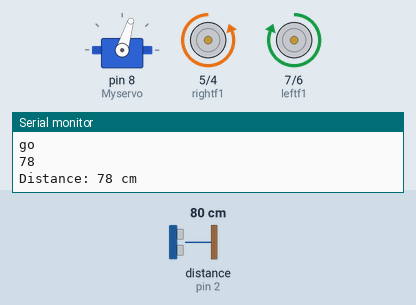
This sketch was run on a simulated Arduino Uno, built with avr-gcc and run on an emulated ATmega328P. Shown: servo, motor-driver pin pairs drawn as motors (green arrow = first pin HIGH = forward, orange = second pin HIGH = backward, longer = more drive), the last lines printed to the serial monitor. Wiring (inferred from the names in the program): ultrasonic range finder: trigger pin 3; echo pin 2. The inputs (shaded band) are chosen by the test bench; at power-on: distance to the obstacle (sensor on pin 2) 80 cm. The echo pulse lasts 58.3 µs per cm.

Above: at 1.2 s.
1.3 s: distance to the obstacle (sensor on pin 2) set to 12 cm
2.8 s: distance to the obstacle (sensor on pin 2) set to 9 cm
At 3.11 s:
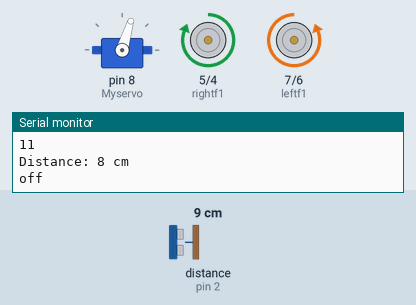
At 3.9 s:
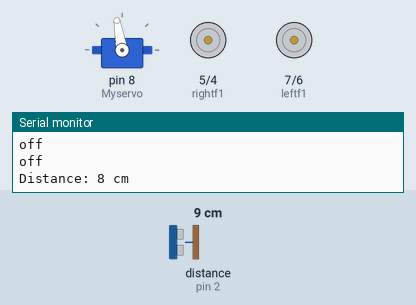
5.8 s: distance to the obstacle (sensor on pin 2) set to 18 cm
8.8 s: distance to the obstacle (sensor on pin 2) set to 2 cm
At 11.2 s:
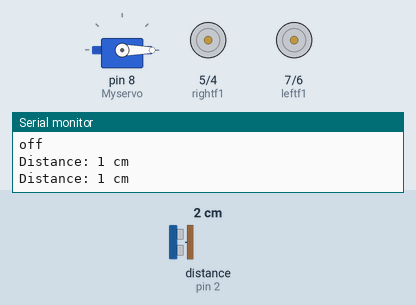
Timing chart, 0 to 12.8 s (numbered marks = the images above; inputs shaded):
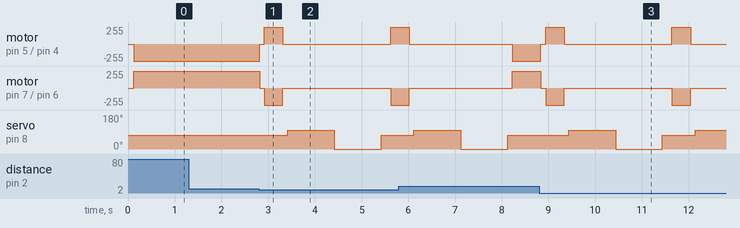

The sketch:

Self_Driving_project_Car.ino
```cpp
#define echoPin 2// attach pin D2 Arduino to pin Echo of HC-SR04
#define trigPin 3//attach pin D3 Arduino to pin Trig of HC-SR04
#include<Servo.h>
Servo Myservo;
int pos;
long duration; // variable for the duration of sound wave travel
int distance; // variable for the distance measurement


int leftf1=7;
int leftf2=6;
int rightf1=5;
int rightf2=4;
int distance1;
int distance2;

void setup()
{

          pinMode(leftf1, OUTPUT);
          pinMode(leftf2, OUTPUT);
          pinMode(rightf1, OUTPUT);
          pinMode(rightf2, OUTPUT);


        pinMode(trigPin, OUTPUT); // Sets the trigPin as an OUTPUT
        pinMode(echoPin, INPUT); // Sets the echoPin as an INPUT
        Serial.begin(9600); // // Serial Communication is starting with 9600 of baudrate speed
        Serial.println("Ultrasonic Sensor HC-SR04 Test"); // print some text in Serial Monitor
        Serial.println("with Arduino UNO R3");

          Serial.begin(9600);
          Myservo.attach(8);

}
void loop()
{


            pos  = 73;
            Myservo.write(pos);
            delay(100);


              sens();

          if(distance>10)
          {
            forward();
            Serial.println("go");
            Serial.println(distance);

            }


           else if (distance < 10)
          {

             off();
            Serial.println("off");
            delay(100);

            reverse();
             delay(400);
             off();
            Serial.println("off");
            delay(100);

            pos  = 100;
            Myservo.write(pos);
            sens1();
            delay(1000);

            pos  = -100;
            Myservo.write(pos);
            sens2();
            delay(1000);


            if(distance1 >  distance2)
            {


               anticlockwise();
               delay(1500);
                pos  = 73;
              Myservo.write(pos);
               delay(100);
                sens();
            forward();


              }

              else if(distance1 < distance2)
              {
                 clockwise();
                 delay(1500);
                     pos  = 73;
                  Myservo.write(pos);
                   delay(100);
                  sens();
                      forward();


                }


          }


}


void forward()
{
  Serial.println("forward");


   digitalWrite(leftf1, HIGH);   // turn the LED on (HIGH is the voltage level)
  digitalWrite(leftf2, LOW);   // turn the LED on (HIGH is the voltage level)
  digitalWrite(rightf1, LOW);   // turn the LED on (HIGH is the voltage level)
  digitalWrite(rightf2, HIGH);   // turn the LED on (HIGH is the voltage level)


  }
  void reverse()
  {

 digitalWrite(leftf1,LOW);   // turn the LED on (HIGH is the voltage level)
  digitalWrite(leftf2, HIGH);   // turn the LED on (HIGH is the voltage level)
  digitalWrite(rightf1, HIGH);   // turn the LED on (HIGH is the voltage level)
  digitalWrite(rightf2, LOW);   // turn the LED on (HIGH is the voltage level)    // wait for a second

    }
      void anticlockwise()
  {

  digitalWrite(leftf1, HIGH);   // turn the LED on (HIGH is the voltage level)
  digitalWrite(leftf2, LOW);   // turn the LED on (HIGH is the voltage level)
  digitalWrite(rightf1, HIGH);   // turn the LED on (HIGH is the voltage level)
  digitalWrite(rightf2, LOW);   // turn the LED on (HIGH is the voltage level)

    }
      void clockwise()
  {

  digitalWrite(leftf1, LOW);   // turn the LED on (HIGH is the voltage level)
   digitalWrite (leftf2, HIGH);   // turn the LED on (HIGH is the voltage level)
  digitalWrite(rightf1, LOW);   // turn the LED on (HIGH is the voltage level)
 digitalWrite(rightf2, HIGH);   // turn the LED on (HIGH is the voltage level)

    }
       void off()
  {

  digitalWrite(leftf1, LOW);   // turn the LED on (HIGH is the voltage level)
  digitalWrite(leftf2, LOW);   // turn the LED on (HIGH is the voltage level)
  digitalWrite(rightf1, LOW);   // turn the LED on (HIGH is the voltage level)
  digitalWrite(rightf2, LOW);   // turn the LED on (HIGH is the voltage level)

    }

          void sens()
    {

       digitalWrite(trigPin, LOW);
  delayMicroseconds(2);
  // Sets the trigPin HIGH (ACTIVE) for 10 microseconds
  digitalWrite(trigPin, HIGH);
  delayMicroseconds(10);
  digitalWrite(trigPin, LOW);
  // Reads the echoPin, returns the sound wave travel time in microseconds
  duration = pulseIn(echoPin, HIGH);
  // Calculating the distance
  distance = duration * 0.034 / 2; // Speed of sound wave divided by 2 (go and back)
  // Displays the distance on the Serial Monitor
  Serial.print("Distance: ");
  Serial.print(distance);
  Serial.println(" cm");
      }


       void sens1()
    {

       digitalWrite(trigPin, LOW);
  delayMicroseconds(2);
  // Sets the trigPin HIGH (ACTIVE) for 10 microseconds
  digitalWrite(trigPin, HIGH);
  delayMicroseconds(10);
  digitalWrite(trigPin, LOW);
  // Reads the echoPin, returns the sound wave travel time in microseconds
  duration = pulseIn(echoPin, HIGH);
  // Calculating the distance
  distance1 = duration * 0.034 / 2; // Speed of sound wave divided by 2 (go and back)
  // Displays the distance on the Serial Monitor
  Serial.print("Distance: ");
  Serial.print(distance1);
  Serial.println(" cm");
      }


       void sens2()
    {

          digitalWrite(trigPin, LOW);
  delayMicroseconds(2);
  // Sets the trigPin HIGH (ACTIVE) for 10 microseconds
  digitalWrite(trigPin, HIGH);
  delayMicroseconds(10);
  digitalWrite(trigPin, LOW);
  // Reads the echoPin, returns the sound wave travel time in microseconds
  duration = pulseIn(echoPin, HIGH);
  // Calculating the distance
  distance2 = duration * 0.034 / 2; // Speed of sound wave divided by 2 (go and back)
  // Displays the distance on the Serial Monitor
  Serial.print("Distance: ");
  Serial.print(distance2);
  Serial.println(" cm");
      }
```

Measured:
- the behaviour switches between 11 and 10 cm on distance to the obstacle (sensor on pin 2) (found by bisection; images 0 and 1)
- after the input at 8.8 s, motor on pin 5 (rightf1) / pin 4 (rightf2): goes stopped 0.10 s, forward 255/255 0.40 s, stopped 2.3 s, forward 255/255 0.40 s, then stopped, starting at once; motor on pin 7 (leftf1) / pin 6 (leftf2): goes stopped 0.10 s, backward 255/255 0.40 s, stopped 2.3 s, backward 255/255 0.40 s, then stopped, starting at once
